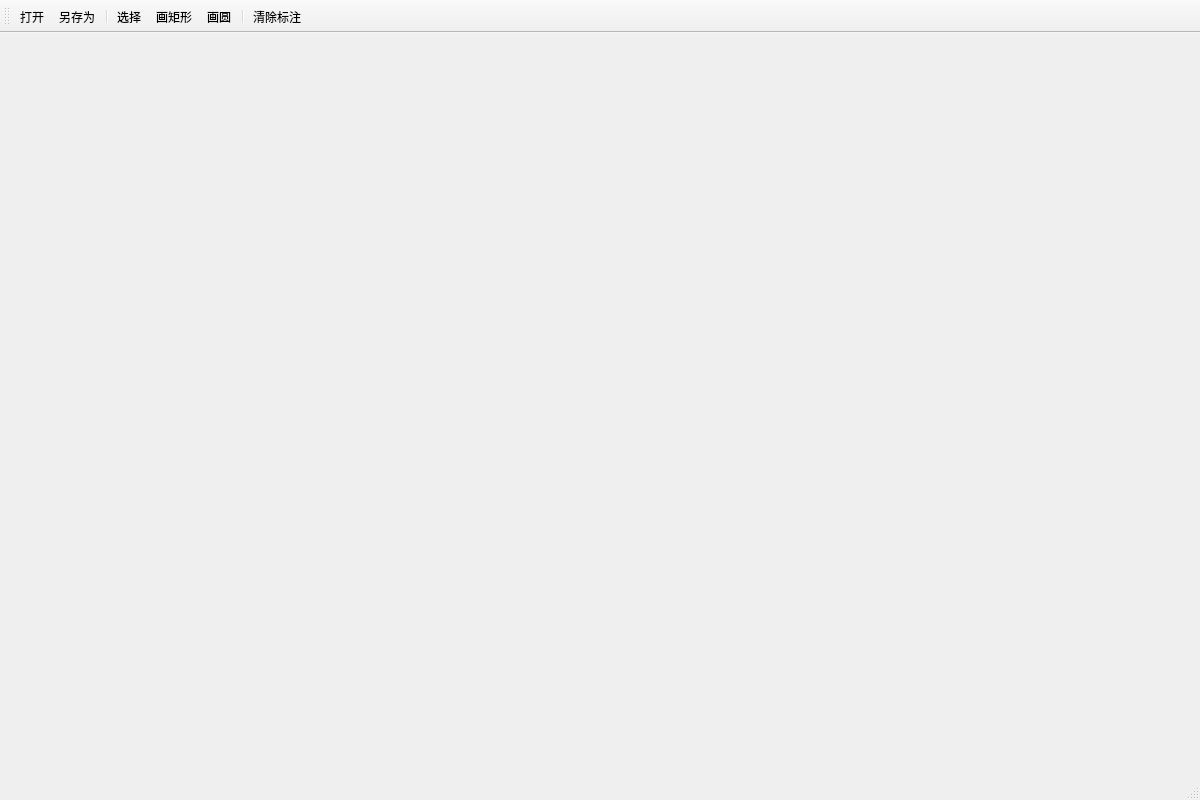
<?xml version="1.0" encoding="UTF-8"?>
<ui version="4.0">
    <class>MainWindow</class>
    <widget class="QMainWindow" name="MainWindow">
        <property name="geometry">
            <rect>
                <x>0</x>
                <y>0</y>
                <width>1200</width>
                <height>800</height>
            </rect>
        </property>
        <property name="windowTitle">
            <string>2D 看图与标注 - Qt + OpenCV</string>
        </property>
        <widget class="QWidget" name="centralwidget"/>
        <widget class="QMenuBar" name="menubar">
            <property name="geometry">
                <rect>
                    <x>0</x>
                    <y>0</y>
                    <width>1200</width>
                    <height>22</height>
                </rect>
            </property>
            <widget class="QMenu" name="menuFile">
                <property name="title">
                    <string>文件(&amp;F)</string>
                </property>
                <addaction name="actionOpen"/>
                <addaction name="actionSaveAs"/>
            </widget>
            <widget class="QMenu" name="menuTools">
                <property name="title">
                    <string>工具(&amp;T)</string>
                </property>
                <addaction name="actionSelect"/>
                <addaction name="actionRect"/>
                <addaction name="actionCircle"/>
                <addaction name="actionClear"/>
            </widget>
        </widget>
        <widget class="QStatusBar" name="statusbar"/>
        <widget class="QToolBar" name="toolBar">
            <property name="windowTitle">
                <string>工具</string>
            </property>
            <attribute name="toolBarArea">
                <enum>TopToolBarArea</enum>
            </attribute>
            <attribute name="toolBarBreak">
                <bool>false</bool>
            </attribute>
            <addaction name="actionOpen"/>
            <addaction name="actionSaveAs"/>
            <addaction name="separator"/>
            <addaction name="actionSelect"/>
            <addaction name="actionRect"/>
            <addaction name="actionCircle"/>
            <addaction name="separator"/>
            <addaction name="actionClear"/>
        </widget>
        <action name="actionOpen">
            <property name="text">
                <string>打开...</string>
            </property>
            <property name="toolTip">
                <string>打开图像</string>
            </property>
        </action>
        <action name="actionSaveAs">
            <property name="text">
                <string>另存为...</string>
            </property>
            <property name="toolTip">
                <string>保存合成图像</string>
            </property>
        </action>
        <action name="actionSelect">
            <property name="checkable">
                <bool>true</bool>
            </property>
            <property name="text">
                <string>选择</string>
            </property>
            <property name="toolTip">
                <string>选择/浏览</string>
            </property>
        </action>
        <action name="actionRect">
            <property name="checkable">
                <bool>true</bool>
            </property>
            <property name="text">
                <string>画矩形</string>
            </property>
            <property name="toolTip">
                <string>绘制矩形框</string>
            </property>
        </action>
        <action name="actionCircle">
            <property name="checkable">
                <bool>true</bool>
            </property>
            <property name="text">
                <string>画圆</string>
            </property>
            <property name="toolTip">
                <string>绘制圆形</string>
            </property>
        </action>
        <action name="actionClear">
            <property name="text">
                <string>清除标注</string>
            </property>
            <property name="toolTip">
                <string>清空全部矩形与圆</string>
            </property>
        </action>
    </widget>
    <resources/>
    <connections/>
</ui>
